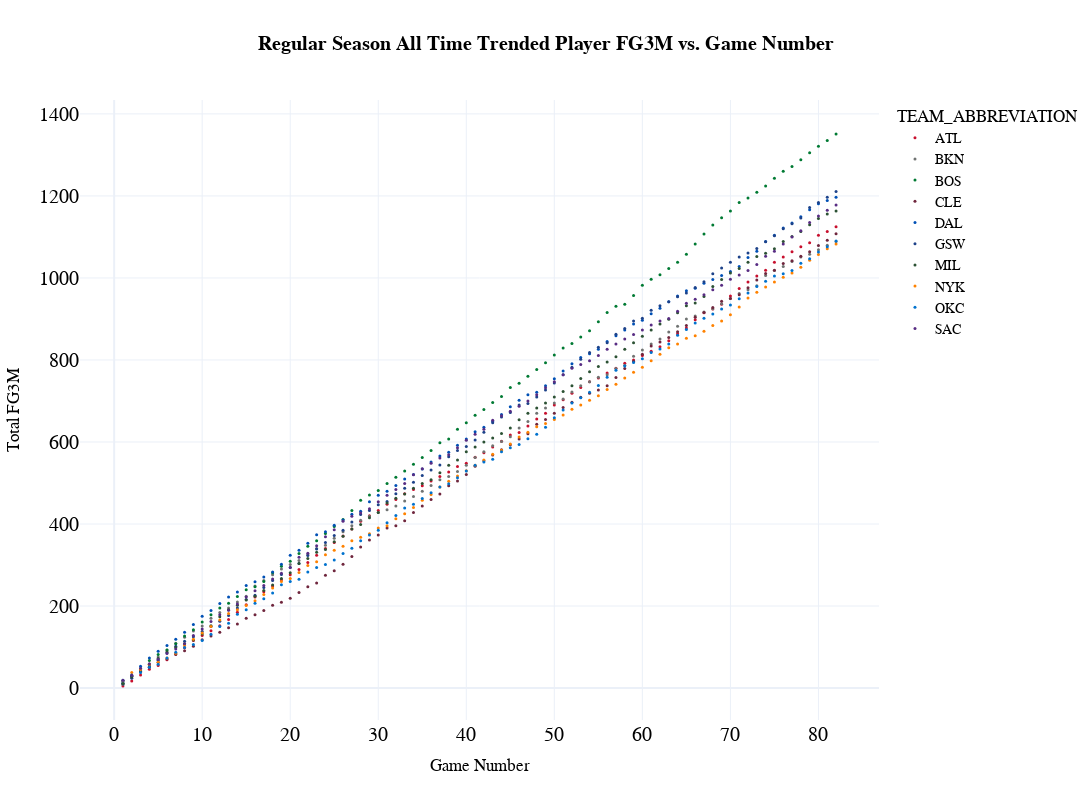

The notebook cell this image was saved under:
### Code cell
fig = px.scatter(
  df_top, 
  x="Game Number", 
  y="Total {}".format(sort_category),
  color='TEAM_ABBREVIATION',
color_discrete_map=team_color_dict,     
title="<b>Regular Season All Time Trended Player {} vs. Game Number</b>".format(sort_category),
  template="plotly_white",
  hover_data=['TEAM_NAME', 'MIN', 'FGM', 'FGA', 'FG_PCT', 'FG3M', 'FG3A', 'FG3_PCT', 'FTM', 'FTA', 'OREB',
       'DREB', 'REB', 'AST', 'STL', 'BLK', 'TOV', 'PF', 'PTS', 'PLUS_MINUS', 'Season',
       'Game Number'], 
  height=800, 
  width=1200,
  )

fig.update_layout(
    title_x=0.5,
    hoverlabel=dict(
        bgcolor="white",
        font_size=16,
        font_family="PT Sans Narrow"
    ),
    yaxis = dict(tickfont = dict(size=20)),
    xaxis = dict(tickfont = dict(size=20)),
    font=dict(
        family="PT Sans Narrow",
        size=14,
        color="Black"
    ),
    title_font_family="PT Sans Narrow"
)
fig.update_traces(marker={'size': 3})

fig

### Figure 1 — Plotly figure (JSON) as saved in the notebook; plotly's stock layout.template omitted (floating-point values rounded to 4 significant figures; data arrays with more than 128 entries replaced by an {"elided": "..."} marker saying what was removed)
{"data": [{"customdata": {"elided": "82x21 mixed values"}, "hovertemplate": "TEAM_ABBREVIATION=ATL<br>Game Number=%{x}<br>Total FG3M=%{y}<br>TEAM_NAME=%{customdata[0]}<br>MIN=%{customdata[1]}<br>FGM=%{customdata[2]}<br>FGA=%{customdata[3]}<br>FG_PCT=%{customdata[4]}<br>FG3M=%{customdata[5]}<br>FG3A=%{customdata[6]}<br>FG3_PCT=%{customdata[7]}<br>FTM=%{customdata[8]}<br>FTA=%{customdata[9]}<br>OREB=%{customdata[10]}<br>DREB=%{customdata[11]}<br>REB=%{customdata[12]}<br>AST=%{customdata[13]}<br>STL=%{customdata[14]}<br>BLK=%{customdata[15]}<br>TOV=%{customdata[16]}<br>PF=%{customdata[17]}<br>PTS=%{customdata[18]}<br>PLUS_MINUS=%{customdata[19]}<br>Season=%{customdata[20]}<extra></extra>", "legendgroup": "ATL", "marker": {"color": "#C8102E", "size": 3, "symbol": "circle"}, "mode": "markers", "name": "ATL", "orientation": "v", "showlegend": true, "type": "scatter", "x": [1, 37, 44, 28, 22, 45, 51, 77, 78, 30, 34, 17, 7, 54, 69, 74, 25, 16, 12, 42, 31, 20, 50, 13, 19, 21, 56, 60, 64, 29, 66, 68, 2, 11, 9, 55, 65, 43, 38, 23, 59, 35, 79, 80, 81, 82, 40, 41, 3, 18, 47, 15, 27, 5, 32, 57, 62, 71, 48, 46, 24, 49, 33, 61, 63, 70, 75, 73, 39, 6, 8, 4, 10, 67, 36, 14, 53, 58, 76, 52, 72, 26], "xaxis": "x", "y": [5, 516, 602, 407, 306, 617, 703, 1064, 1076, 433, 484, 235, 83, 747, 936, 1019, 355, 222, 152, 574, 448, 276, 690, 167, 264, 289, 768, 811, 864, 420, 898, 924, 17, 140, 116, 756, 878, 588, 527, 324, 800, 493, 1086, 1104, 1113, 1125, 548, 563, 32, 249, 639, 203, 388, 55, 460, 780, 832, 974, 656, 623, 340, 670, 474, 821, 847, 956, 1038, 1005, 540, 69, 98, 46, 128, 915, 505, 185, 733, 792, 1051, 719, 990, 371], "yaxis": "y"}, {"customdata": {"elided": "82x21 mixed values"}, "hovertemplate": "TEAM_ABBREVIATION=BKN<br>Game Number=%{x}<br>Total FG3M=%{y}<br>TEAM_NAME=%{customdata[0]}<br>MIN=%{customdata[1]}<br>FGM=%{customdata[2]}<br>FGA=%{customdata[3]}<br>FG_PCT=%{customdata[4]}<br>FG3M=%{customdata[5]}<br>FG3A=%{customdata[6]}<br>FG3_PCT=%{customdata[7]}<br>FTM=%{customdata[8]}<br>FTA=%{customdata[9]}<br>OREB=%{customdata[10]}<br>DREB=%{customdata[11]}<br>REB=%{customdata[12]}<br>AST=%{customdata[13]}<br>STL=%{customdata[14]}<br>BLK=%{customdata[15]}<br>TOV=%{customdata[16]}<br>PF=%{customdata[17]}<br>PTS=%{customdata[18]}<br>PLUS_MINUS=%{customdata[19]}<br>Season=%{customdata[20]}<extra></extra>", "legendgroup": "BKN", "marker": {"color": "#707372", "size": 3, "symbol": "circle"}, "mode": "markers", "name": "BKN", "orientation": "v", "showlegend": true, "type": "scatter", "x": [47, 54, 58, 70, 33, 31, 55, 56, 64, 40, 44, 12, 9, 51, 53, 67, 75, 2, 38, 32, 24, 34, 7, 18, 63, 66, 69, 76, 42, 43, 6, 50, 68, 79, 1, 22, 35, 14, 61, 71, 28, 37, 13, 25, 26, 39, 27, 49, 81, 82, 16, 11, 29, 36, 65, 74, 4, 23, 41, 5, 59, 72, 48, 57, 45, 20, 10, 30, 52, 62, 78, 3, 17, 19, 21, 60, 77, 15, 46, 73, 8, 80], "xaxis": "x", "y": [650, 747, 787, 950, 456, 435, 758, 764, 882, 543, 601, 184, 139, 705, 737, 917, 1018, 30, 516, 444, 348, 467, 109, 276, 868, 907, 937, 1028, 576, 591, 93, 695, 925, 1058, 9, 325, 480, 210, 839, 962, 409, 508, 195, 365, 381, 528, 396, 683, 1080, 1089, 249, 170, 419, 494, 900, 1006, 58, 340, 562, 76, 809, 971, 670, 779, 613, 301, 151, 428, 722, 851, 1051, 42, 262, 290, 311, 824, 1040, 224, 634, 981, 124, 1069], "yaxis": "y"}, {"customdata": {"elided": "82x21 mixed values"}, "hovertemplate": "TEAM_ABBREVIATION=BOS<br>Game Number=%{x}<br>Total FG3M=%{y}<br>TEAM_NAME=%{customdata[0]}<br>MIN=%{customdata[1]}<br>FGM=%{customdata[2]}<br>FGA=%{customdata[3]}<br>FG_PCT=%{customdata[4]}<br>FG3M=%{customdata[5]}<br>FG3A=%{customdata[6]}<br>FG3_PCT=%{customdata[7]}<br>FTM=%{customdata[8]}<br>FTA=%{customdata[9]}<br>OREB=%{customdata[10]}<br>DREB=%{customdata[11]}<br>REB=%{customdata[12]}<br>AST=%{customdata[13]}<br>STL=%{customdata[14]}<br>BLK=%{customdata[15]}<br>TOV=%{customdata[16]}<br>PF=%{customdata[17]}<br>PTS=%{customdata[18]}<br>PLUS_MINUS=%{customdata[19]}<br>Season=%{customdata[20]}<extra></extra>", "legendgroup": "BOS", "marker": {"color": "#007A33", "size": 3, "symbol": "circle"}, "mode": "markers", "name": "BOS", "orientation": "v", "showlegend": true, "type": "scatter", "x": [42, 6, 62, 16, 38, 26, 7, 73, 36, 14, 72, 20, 46, 61, 33, 49, 79, 80, 54, 4, 10, 8, 17, 71, 75, 9, 37, 12, 50, 30, 57, 63, 77, 45, 15, 47, 21, 28, 52, 55, 60, 66, 69, 70, 2, 31, 41, 35, 5, 3, 67, 40, 29, 24, 32, 74, 19, 23, 44, 11, 34, 39, 59, 65, 68, 78, 22, 48, 18, 51, 53, 58, 13, 27, 25, 64, 76, 1, 56, 43, 81, 82], "xaxis": "x", "y": [679, 93, 1008, 247, 607, 411, 108, 1209, 579, 223, 1195, 309, 743, 997, 529, 793, 1305, 1321, 871, 67, 161, 127, 260, 1184, 1243, 142, 598, 195, 812, 482, 931, 1023, 1272, 733, 240, 760, 328, 458, 840, 893, 982, 1083, 1147, 1163, 28, 499, 665, 562, 82, 47, 1107, 647, 471, 377, 514, 1224, 297, 359, 711, 179, 546, 631, 957, 1058, 1129, 1288, 346, 777, 281, 829, 856, 936, 207, 433, 394, 1038, 1260, 12, 916, 696, 1335, 1351], "yaxis": "y"}, {"customdata": {"elided": "82x21 mixed values"}, "hovertemplate": "TEAM_ABBREVIATION=CLE<br>Game Number=%{x}<br>Total FG3M=%{y}<br>TEAM_NAME=%{customdata[0]}<br>MIN=%{customdata[1]}<br>FGM=%{customdata[2]}<br>FGA=%{customdata[3]}<br>FG_PCT=%{customdata[4]}<br>FG3M=%{customdata[5]}<br>FG3A=%{customdata[6]}<br>FG3_PCT=%{customdata[7]}<br>FTM=%{customdata[8]}<br>FTA=%{customdata[9]}<br>OREB=%{customdata[10]}<br>DREB=%{customdata[11]}<br>REB=%{customdata[12]}<br>AST=%{customdata[13]}<br>STL=%{customdata[14]}<br>BLK=%{customdata[15]}<br>TOV=%{customdata[16]}<br>PF=%{customdata[17]}<br>PTS=%{customdata[18]}<br>PLUS_MINUS=%{customdata[19]}<br>Season=%{customdata[20]}<extra></extra>", "legendgroup": "CLE", "marker": {"color": "#6F263D", "size": 3, "symbol": "circle"}, "mode": "markers", "name": "CLE", "orientation": "v", "showlegend": true, "type": "scatter", "x": [65, 25, 10, 73, 33, 19, 42, 69, 79, 23, 29, 71, 78, 16, 24, 62, 64, 75, 77, 8, 54, 60, 70, 15, 4, 3, 32, 67, 2, 52, 55, 6, 58, 82, 35, 20, 7, 21, 22, 53, 44, 9, 36, 39, 38, 28, 26, 61, 72, 74, 41, 30, 31, 14, 47, 51, 57, 66, 68, 5, 13, 48, 45, 17, 49, 1, 37, 12, 40, 56, 59, 76, 46, 43, 27, 34, 63, 11, 18, 50, 80, 81], "xaxis": "x", "y": [884, 286, 118, 995, 408, 209, 554, 943, 1064, 256, 361, 959, 1053, 179, 275, 844, 869, 1019, 1042, 91, 719, 814, 950, 170, 51, 41, 396, 916, 29, 697, 727, 71, 779, 1108, 444, 219, 82, 233, 247, 709, 581, 102, 460, 505, 493, 344, 302, 834, 976, 1011, 541, 373, 390, 156, 620, 684, 757, 904, 928, 63, 147, 643, 593, 189, 655, 17, 473, 136, 521, 737, 797, 1035, 607, 568, 321, 428, 855, 127, 202, 670, 1079, 1092], "yaxis": "y"}, {"customdata": {"elided": "82x21 mixed values"}, "hovertemplate": "TEAM_ABBREVIATION=DAL<br>Game Number=%{x}<br>Total FG3M=%{y}<br>TEAM_NAME=%{customdata[0]}<br>MIN=%{customdata[1]}<br>FGM=%{customdata[2]}<br>FGA=%{customdata[3]}<br>FG_PCT=%{customdata[4]}<br>FG3M=%{customdata[5]}<br>FG3A=%{customdata[6]}<br>FG3_PCT=%{customdata[7]}<br>FTM=%{customdata[8]}<br>FTA=%{customdata[9]}<br>OREB=%{customdata[10]}<br>DREB=%{customdata[11]}<br>REB=%{customdata[12]}<br>AST=%{customdata[13]}<br>STL=%{customdata[14]}<br>BLK=%{customdata[15]}<br>TOV=%{customdata[16]}<br>PF=%{customdata[17]}<br>PTS=%{customdata[18]}<br>PLUS_MINUS=%{customdata[19]}<br>Season=%{customdata[20]}<extra></extra>", "legendgroup": "DAL", "marker": {"color": "#0050B5", "size": 3, "symbol": "circle"}, "mode": "markers", "name": "DAL", "orientation": "v", "showlegend": true, "type": "scatter", "x": [26, 49, 40, 28, 24, 14, 46, 13, 61, 67, 44, 32, 11, 27, 48, 38, 43, 57, 60, 42, 16, 18, 34, 8, 5, 58, 62, 31, 75, 19, 81, 82, 9, 2, 47, 4, 39, 33, 25, 1, 51, 53, 70, 69, 50, 17, 12, 15, 72, 45, 23, 21, 20, 56, 68, 7, 30, 41, 6, 29, 10, 52, 63, 65, 73, 78, 35, 3, 71, 76, 37, 36, 64, 74, 22, 77, 55, 59, 54, 66, 79, 80], "xaxis": "x", "y": [410, 737, 607, 431, 381, 234, 702, 222, 913, 987, 667, 494, 189, 424, 721, 575, 650, 859, 897, 636, 259, 283, 521, 136, 90, 873, 926, 480, 1104, 302, 1189, 1197, 155, 30, 715, 73, 592, 510, 397, 15, 773, 806, 1016, 1006, 754, 271, 206, 250, 1050, 686, 374, 336, 324, 845, 996, 119, 470, 625, 104, 454, 175, 791, 942, 969, 1065, 1149, 534, 53, 1028, 1122, 566, 551, 956, 1089, 353, 1134, 826, 888, 815, 975, 1166, 1181], "yaxis": "y"}, {"customdata": {"elided": "82x21 mixed values"}, "hovertemplate": "TEAM_ABBREVIATION=GSW<br>Game Number=%{x}<br>Total FG3M=%{y}<br>TEAM_NAME=%{customdata[0]}<br>MIN=%{customdata[1]}<br>FGM=%{customdata[2]}<br>FGA=%{customdata[3]}<br>FG_PCT=%{customdata[4]}<br>FG3M=%{customdata[5]}<br>FG3A=%{customdata[6]}<br>FG3_PCT=%{customdata[7]}<br>FTM=%{customdata[8]}<br>FTA=%{customdata[9]}<br>OREB=%{customdata[10]}<br>DREB=%{customdata[11]}<br>REB=%{customdata[12]}<br>AST=%{customdata[13]}<br>STL=%{customdata[14]}<br>BLK=%{customdata[15]}<br>TOV=%{customdata[16]}<br>PF=%{customdata[17]}<br>PTS=%{customdata[18]}<br>PLUS_MINUS=%{customdata[19]}<br>Season=%{customdata[20]}<extra></extra>", "legendgroup": "GSW", "marker": {"color": "#1D4289", "size": 3, "symbol": "circle"}, "mode": "markers", "name": "GSW", "orientation": "v", "showlegend": true, "type": "scatter", "x": [9, 11, 23, 12, 24, 22, 52, 62, 42, 30, 34, 16, 10, 32, 43, 56, 60, 65, 70, 20, 37, 7, 14, 39, 13, 36, 67, 77, 1, 18, 40, 69, 31, 46, 63, 81, 15, 17, 29, 6, 28, 50, 76, 2, 21, 74, 19, 26, 38, 8, 51, 54, 64, 66, 75, 35, 25, 27, 59, 58, 68, 71, 72, 73, 33, 44, 5, 3, 53, 57, 4, 49, 55, 45, 47, 48, 78, 41, 61, 79, 80, 82], "xaxis": "x", "y": [125, 150, 339, 163, 355, 323, 782, 932, 624, 447, 502, 226, 138, 474, 647, 842, 902, 963, 1038, 294, 544, 102, 195, 579, 177, 532, 991, 1132, 10, 262, 589, 1024, 455, 690, 942, 1197, 216, 245, 433, 86, 423, 744, 1120, 24, 304, 1088, 277, 385, 564, 114, 764, 818, 954, 977, 1103, 518, 372, 405, 895, 877, 1010, 1051, 1061, 1072, 487, 661, 68, 42, 802, 863, 57, 727, 831, 672, 694, 710, 1146, 605, 921, 1172, 1184, 1211], "yaxis": "y"}, {"customdata": {"elided": "82x21 mixed values"}, "hovertemplate": "TEAM_ABBREVIATION=MIL<br>Game Number=%{x}<br>Total FG3M=%{y}<br>TEAM_NAME=%{customdata[0]}<br>MIN=%{customdata[1]}<br>FGM=%{customdata[2]}<br>FGA=%{customdata[3]}<br>FG_PCT=%{customdata[4]}<br>FG3M=%{customdata[5]}<br>FG3A=%{customdata[6]}<br>FG3_PCT=%{customdata[7]}<br>FTM=%{customdata[8]}<br>FTA=%{customdata[9]}<br>OREB=%{customdata[10]}<br>DREB=%{customdata[11]}<br>REB=%{customdata[12]}<br>AST=%{customdata[13]}<br>STL=%{customdata[14]}<br>BLK=%{customdata[15]}<br>TOV=%{customdata[16]}<br>PF=%{customdata[17]}<br>PTS=%{customdata[18]}<br>PLUS_MINUS=%{customdata[19]}<br>Season=%{customdata[20]}<extra></extra>", "legendgroup": "MIL", "marker": {"color": "#2C5234", "size": 3, "symbol": "circle"}, "mode": "markers", "name": "MIL", "orientation": "v", "showlegend": true, "type": "scatter", "x": [4, 15, 64, 66, 50, 2, 52, 36, 45, 34, 30, 51, 55, 73, 8, 48, 56, 63, 72, 9, 37, 41, 19, 69, 75, 77, 47, 78, 33, 22, 76, 81, 82, 46, 26, 49, 29, 6, 68, 44, 40, 13, 59, 60, 62, 1, 23, 18, 57, 61, 67, 70, 3, 10, 35, 39, 53, 71, 74, 32, 42, 20, 28, 21, 38, 16, 14, 54, 65, 12, 7, 27, 25, 31, 24, 43, 11, 58, 5, 17, 79, 80], "xaxis": "x", "y": [52, 215, 915, 939, 710, 27, 737, 508, 634, 487, 428, 723, 784, 1052, 108, 683, 795, 899, 1038, 117, 525, 588, 267, 996, 1071, 1101, 670, 1113, 473, 316, 1089, 1156, 1163, 654, 370, 695, 415, 88, 979, 621, 576, 191, 842, 858, 888, 11, 331, 251, 808, 873, 955, 1012, 39, 132, 499, 556, 755, 1023, 1060, 463, 600, 281, 399, 304, 543, 224, 202, 771, 932, 174, 99, 388, 357, 451, 338, 610, 152, 826, 72, 238, 1130, 1145], "yaxis": "y"}, {"customdata": {"elided": "82x21 mixed values"}, "hovertemplate": "TEAM_ABBREVIATION=NYK<br>Game Number=%{x}<br>Total FG3M=%{y}<br>TEAM_NAME=%{customdata[0]}<br>MIN=%{customdata[1]}<br>FGM=%{customdata[2]}<br>FGA=%{customdata[3]}<br>FG_PCT=%{customdata[4]}<br>FG3M=%{customdata[5]}<br>FG3A=%{customdata[6]}<br>FG3_PCT=%{customdata[7]}<br>FTM=%{customdata[8]}<br>FTA=%{customdata[9]}<br>OREB=%{customdata[10]}<br>DREB=%{customdata[11]}<br>REB=%{customdata[12]}<br>AST=%{customdata[13]}<br>STL=%{customdata[14]}<br>BLK=%{customdata[15]}<br>TOV=%{customdata[16]}<br>PF=%{customdata[17]}<br>PTS=%{customdata[18]}<br>PLUS_MINUS=%{customdata[19]}<br>Season=%{customdata[20]}<extra></extra>", "legendgroup": "NYK", "marker": {"color": "#FF8200", "size": 3, "symbol": "circle"}, "mode": "markers", "name": "NYK", "orientation": "v", "showlegend": true, "type": "scatter", "x": [1, 55, 6, 73, 10, 30, 38, 28, 32, 52, 75, 77, 40, 21, 3, 14, 5, 57, 60, 74, 31, 20, 25, 23, 50, 53, 54, 16, 59, 64, 62, 69, 8, 4, 7, 66, 68, 15, 36, 11, 76, 47, 45, 22, 46, 18, 19, 9, 37, 33, 13, 29, 58, 65, 70, 24, 42, 41, 51, 2, 26, 12, 56, 71, 78, 43, 17, 35, 34, 48, 27, 49, 44, 72, 61, 67, 63, 39, 79, 80, 81, 82], "xaxis": "x", "y": [18, 713, 73, 965, 134, 390, 504, 368, 413, 680, 990, 1012, 530, 282, 45, 191, 63, 741, 782, 978, 396, 267, 336, 308, 655, 690, 702, 213, 770, 839, 814, 895, 104, 58, 85, 859, 884, 201, 472, 150, 1002, 624, 595, 299, 612, 244, 260, 119, 490, 425, 182, 376, 756, 853, 910, 325, 556, 543, 666, 38, 346, 166, 728, 929, 1026, 570, 228, 458, 440, 637, 359, 645, 580, 951, 798, 870, 830, 517, 1043, 1057, 1071, 1083], "yaxis": "y"}, {"customdata": {"elided": "82x21 mixed values"}, "hovertemplate": "TEAM_ABBREVIATION=OKC<br>Game Number=%{x}<br>Total FG3M=%{y}<br>TEAM_NAME=%{customdata[0]}<br>MIN=%{customdata[1]}<br>FGM=%{customdata[2]}<br>FGA=%{customdata[3]}<br>FG_PCT=%{customdata[4]}<br>FG3M=%{customdata[5]}<br>FG3A=%{customdata[6]}<br>FG3_PCT=%{customdata[7]}<br>FTM=%{customdata[8]}<br>FTA=%{customdata[9]}<br>OREB=%{customdata[10]}<br>DREB=%{customdata[11]}<br>REB=%{customdata[12]}<br>AST=%{customdata[13]}<br>STL=%{customdata[14]}<br>BLK=%{customdata[15]}<br>TOV=%{customdata[16]}<br>PF=%{customdata[17]}<br>PTS=%{customdata[18]}<br>PLUS_MINUS=%{customdata[19]}<br>Season=%{customdata[20]}<extra></extra>", "legendgroup": "OKC", "marker": {"color": "#0072CE", "size": 3, "symbol": "circle"}, "mode": "markers", "name": "OKC", "orientation": "v", "showlegend": true, "type": "scatter", "x": [6, 33, 70, 59, 16, 17, 3, 52, 65, 40, 34, 9, 5, 46, 76, 39, 77, 47, 27, 23, 61, 72, 51, 75, 20, 14, 12, 71, 1, 42, 36, 38, 78, 26, 45, 19, 62, 69, 31, 11, 18, 64, 28, 35, 7, 22, 21, 13, 66, 68, 73, 10, 8, 30, 37, 44, 50, 54, 57, 58, 60, 63, 67, 74, 24, 48, 53, 56, 2, 49, 4, 41, 43, 29, 32, 25, 55, 15, 79, 80, 81, 82], "xaxis": "x", "y": [73, 439, 934, 794, 207, 218, 38, 695, 874, 529, 448, 106, 58, 594, 1010, 513, 1018, 608, 341, 294, 818, 963, 678, 1005, 260, 180, 150, 949, 19, 551, 476, 498, 1036, 328, 586, 252, 827, 924, 403, 131, 232, 860, 359, 462, 87, 283, 265, 158, 890, 912, 979, 116, 99, 385, 490, 576, 659, 721, 775, 785, 803, 839, 902, 992, 301, 619, 708, 758, 32, 636, 51, 543, 558, 373, 421, 312, 738, 191, 1047, 1063, 1076, 1090], "yaxis": "y"}, {"customdata": {"elided": "82x21 mixed values"}, "hovertemplate": "TEAM_ABBREVIATION=SAC<br>Game Number=%{x}<br>Total FG3M=%{y}<br>TEAM_NAME=%{customdata[0]}<br>MIN=%{customdata[1]}<br>FGM=%{customdata[2]}<br>FGA=%{customdata[3]}<br>FG_PCT=%{customdata[4]}<br>FG3M=%{customdata[5]}<br>FG3A=%{customdata[6]}<br>FG3_PCT=%{customdata[7]}<br>FTM=%{customdata[8]}<br>FTA=%{customdata[9]}<br>OREB=%{customdata[10]}<br>DREB=%{customdata[11]}<br>REB=%{customdata[12]}<br>AST=%{customdata[13]}<br>STL=%{customdata[14]}<br>BLK=%{customdata[15]}<br>TOV=%{customdata[16]}<br>PF=%{customdata[17]}<br>PTS=%{customdata[18]}<br>PLUS_MINUS=%{customdata[19]}<br>Season=%{customdata[20]}<extra></extra>", "legendgroup": "SAC", "marker": {"color": "#582C83", "size": 3, "symbol": "circle"}, "mode": "markers", "name": "SAC", "orientation": "v", "showlegend": true, "type": "scatter", "x": [14, 17, 49, 73, 6, 28, 19, 22, 35, 32, 39, 2, 46, 76, 77, 4, 40, 38, 13, 52, 57, 58, 63, 66, 72, 5, 41, 50, 53, 60, 29, 69, 26, 79, 80, 81, 20, 48, 45, 10, 34, 51, 56, 64, 24, 11, 42, 61, 65, 30, 47, 12, 21, 33, 62, 9, 31, 23, 15, 43, 18, 25, 54, 70, 7, 36, 55, 59, 68, 71, 74, 75, 27, 16, 3, 1, 37, 8, 44, 67, 78, 82], "xaxis": "x", "y": [205, 250, 732, 1033, 84, 427, 280, 329, 535, 484, 586, 31, 687, 1083, 1100, 59, 604, 569, 190, 780, 839, 851, 901, 948, 1018, 70, 619, 747, 789, 873, 437, 982, 407, 1135, 1151, 1165, 294, 715, 675, 144, 520, 764, 826, 919, 369, 162, 631, 885, 938, 454, 700, 179, 319, 499, 895, 128, 470, 347, 222, 653, 266, 386, 798, 997, 95, 548, 811, 862, 971, 1007, 1053, 1065, 419, 237, 48, 19, 561, 108, 664, 959, 1115, 1178], "yaxis": "y"}], "layout": {"font": {"color": "Black", "family": "PT Sans Narrow", "size": 14}, "height": 800, "hoverlabel": {"bgcolor": "white", "font": {"family": "PT Sans Narrow", "size": 16}}, "legend": {"title": {"text": "TEAM_ABBREVIATION"}, "tracegroupgap": 0}, "title": {"font": {"family": "PT Sans Narrow"}, "text": "<b>Regular Season All Time Trended Player FG3M vs. Game Number</b>", "x": 0.5}, "width": 1200, "xaxis": {"anchor": "y", "domain": [0, 1], "tickfont": {"size": 20}, "title": {"text": "Game Number"}}, "yaxis": {"anchor": "x", "domain": [0, 1], "tickfont": {"size": 20}, "title": {"text": "Total FG3M"}}}}
